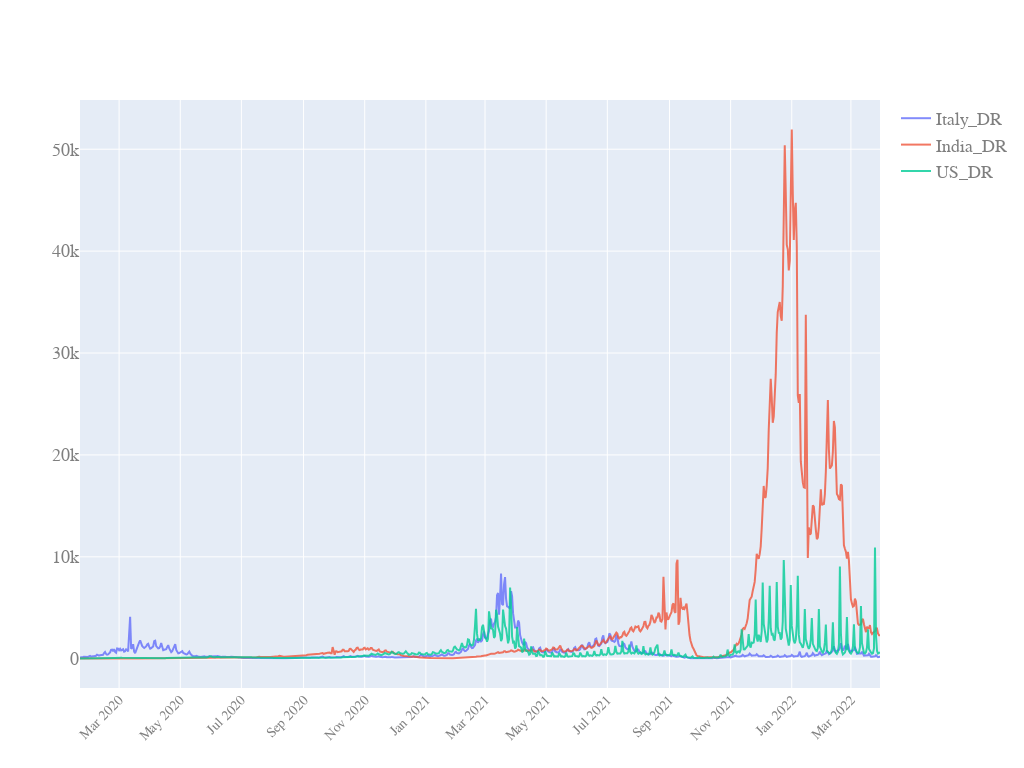

The cell this chart's notebook holds for it:
### Code cell
quick_plot(df_analyse.date,df_analyse.iloc[100:,[4,5,6]],y_scale='linear')

### Figure 1 — Plotly figure (JSON) as saved in the notebook; plotly's stock layout.template omitted (floating-point values rounded to 4 significant figures; data arrays with more than 128 entries replaced by an {"elided": "..."} marker saying what was removed)
{"data": [{"name": "Italy_DR", "opacity": 0.8, "type": "scatter", "x": {"elided": "899 str values"}, "y": {"elided": "799 float values"}}, {"name": "India_DR", "opacity": 0.8, "type": "scatter", "x": {"elided": "899 str values"}, "y": {"elided": "799 float values"}}, {"name": "US_DR", "opacity": 0.8, "type": "scatter", "x": {"elided": "899 str values"}, "y": {"elided": "799 float values"}}], "layout": {"autosize": true, "font": {"color": "#7f7f7f", "family": "PT Sans, monospace", "size": 18}, "height": 768, "width": 1024, "xaxis": {"nticks": 20, "tickangle": -45, "tickfont": {"color": "#7f7f7f", "size": 14}}, "yaxis": {"type": "linear"}}}
